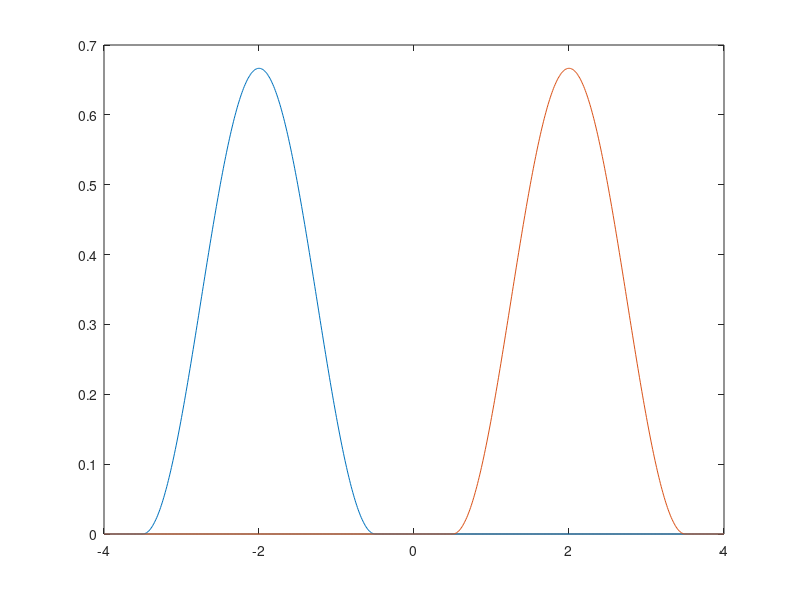
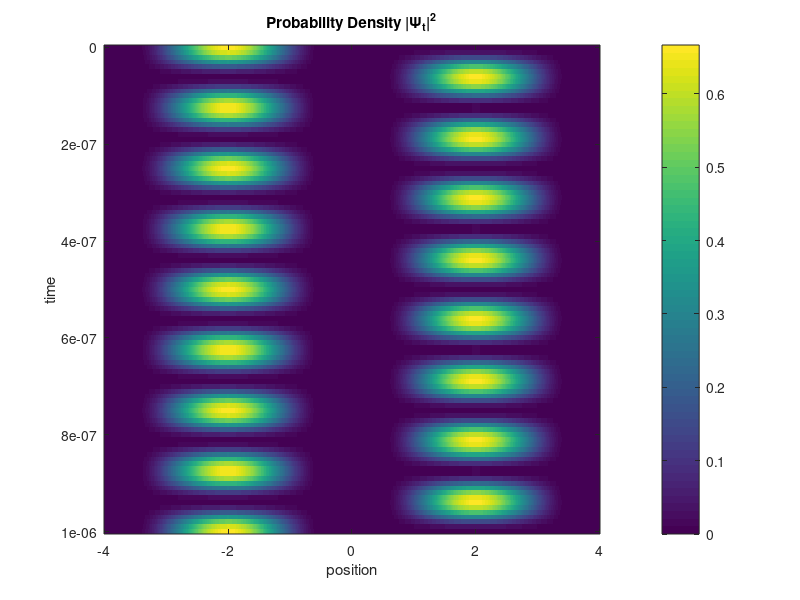

These charts were generated, in order, by the following MATLAB code:
clear all
clc

% this code calculates the time evolution of an ammonia molecule, truncated
% to its two lowest energy states. We use as basis states |phi_L>, |phi_R>,
% i.e. the localized modes in the left and right potential well.
% A tunneling matrix element Delta describes the transparency of the
% barrier
% A detuning epsilon describes the effect of an electric field that pulls
% the molecule towards one side


%% Definitions and parameters

hbar = 1; 
% I am setting the Planck constant to 1, which means I am expressing the
% energies in frequency units

% Pauli matrices

sigma_x = [0 1; 1 0];
sigma_y = [0 -1i; 1i 0];  % 1i is the imaginary unit
sigma_z = [1 0; 0 -1];   

% Basis states. These are the 2-dimensional representations of the "real
% state". In other words, they are the projections in the 2x2 subspace

pL = [1; 0];
pR = [0; 1];

% Parameters of the potential well (see lecture notes for sketch)
a = 3;   % width of each well
b = 2;  % displacement of the bottom of each well

% Tunneling and detuning

Delta = 4*pi*2e6;   % tunnel matrix element
epsilon = 4*pi*0e6; % detuning

% Hamiltonian

H = Delta * sigma_x + epsilon * sigma_z;

% range of x-coordinates
x = -4:0.01:4;
L = length(x);

%% Basis states

phi_L = zeros(1,L);
phi_R = zeros(1,L);

for i=1:L
    if (x(i) > (-b - a/2)) && (x(i) < (-b + a/2))
        phi_L(i) = sqrt(2/a) * sin(pi * (x(i) - (-b-a/2)) / a);
    end
    if (x(i) > (b - a/2)) && (x(i) < (b + a/2))
        phi_R(i) = sqrt(2/a) * sin(pi * (x(i) - (b-a/2)) / a);
    end
end

figure(1)
plot(x,abs(phi_L).^2,x,abs(phi_R).^2);  
% plot the square of the wavefunctions --> probability of finding the particle in some point

% MATLAB tip: when you add a "." before an operation (the square in this
% case) it does the operation element by element. If you just wrote "^2"
% you would get an error, because Matlab would then try to do the square of
% matrix, but this array is not a square matrix

%% Time evolution

time = 0:1e-8:1e-6;
T = length(time);

% Preallocate the array that will contain on the columns the wavefunction at
% time t. This array has L columns, as many as the x-points we used to
% describe the wavefunctions, and T rows, as many points in time we are
% going to evaluate

psi_t = zeros(T,L);

% preallocate an array of the coefficients of the basis states, which will
% be used to express the actual wavefunctions. Note: we defined the
% coefficient vectors as column vectors, so this array must have 2 columns
% and T rows

p_t = zeros(2,T);

% Initial state = |phi_L>

p0 = pL;
% p0 = 1/sqrt(2)*(pL+pR);

for i = 1:T
   U = expm(-1i * H * time(i));   
   % time evolution operator. Notice that there is not hbar, since I set it
   % to 1 from the beginning
      
   p_t(:,i) = U * p0; % time-evolved coefficients
   psi_t(i,:) = phi_L * p_t(1,i) + phi_R * p_t(2,i);
end

% plot the results. I am using a color-scale plot to show the square of teh
% wavefunction as a function of both position and time.
% MATLB tip: the command "imagesc" does a color-plot of a function of two
% variables
figure(2)
imagesc(x,time,abs(psi_t).^2);
shading flat
colorbar;
xlabel('position');
ylabel('time');
title('Probability Density |\Psi_t|^2');


%% Exercise for next week:
% Familiarize yourself with this code. Play with the parameters and learn
% how to optimize the looks of the output figure. Matlab gives many more
% options to plot data of this type! 



